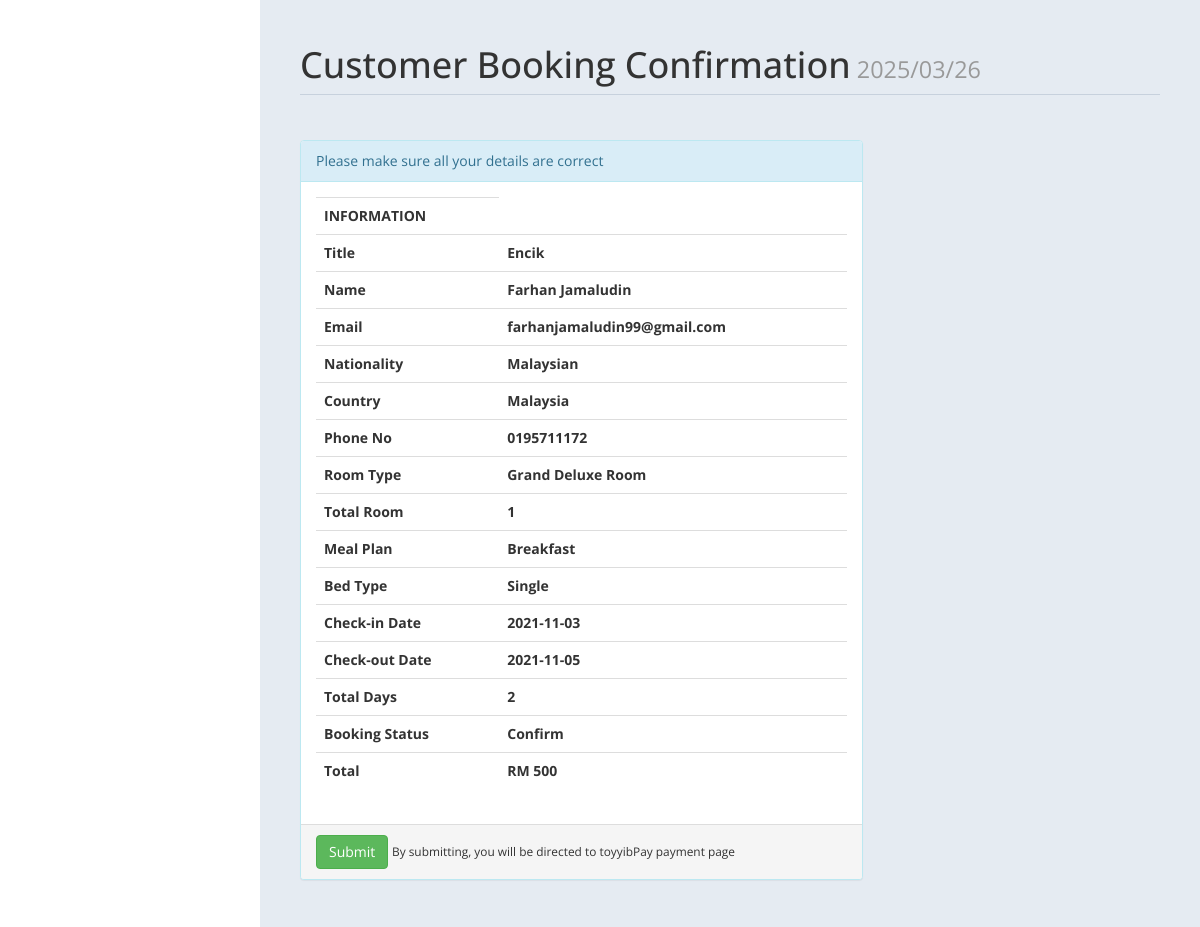
Screenshot of /admin/bookinfo.php?rid=41 (signed in) with the database file from the repository.
### tables this page shows
CREATE TABLE `roombook` (
  `id` int(10) UNSIGNED NOT NULL,
  `Title` varchar(5) DEFAULT NULL,
  `FName` text DEFAULT NULL,
  `LName` text DEFAULT NULL,
  `Email` varchar(50) DEFAULT NULL,
  `National` varchar(30) DEFAULT NULL,
  `Country` varchar(30) DEFAULT NULL,
  `Phone` text DEFAULT NULL,
  `TRoom` varchar(20) DEFAULT NULL,
  `Bed` varchar(10) DEFAULT NULL,
  `NRoom` varchar(2) DEFAULT NULL,
  `Meal` varchar(15) DEFAULT NULL,
  `cin` date DEFAULT NULL,
  `cout` date DEFAULT NULL,
  `stat` varchar(15) DEFAULT NULL,
  `nodays` int(11) DEFAULT NULL
);

### admin/bookinfo.php (the view, shortened to what this page needs)
<?php
if (!isset($_GET["rid"])) {
	header("location:index.php");
} else {
	$curdate = date("Y/m/d");
	include('db.php');
	$id = $_GET['rid'];
	$sql = "Select * from roombook where id = '$id'";
	$re = mysqli_query($con, $sql);
	while ($row = mysqli_fetch_array($re)) {
		$title = $row['Title'];
		$fname = $row['FName'];
		$lname = $row['LName'];
		$email = $row['Email'];
		$nat = $row['National'];
		$country = $row['Country'];
		$Phone = $row['Phone'];
		$troom = $row['TRoom'];
		$nroom = $row['NRoom'];
		$bed = $row['Bed'];
		$meal = $row['Meal'];
		$cin = $row['cin'];
		$cout = $row['cout'];
		$sta = $row['stat'];
		$days = $row['nodays'];
		$select_room = mysqli_query($con, "SELECT * FROM room where type = '$troom' AND bedding='$bed'");
		$res_room = mysqli_fetch_assoc($select_room);
		$ori_price = $res_room['price'];
		if ($ori_price != "" || $ori_price != null) {
			$price = $ori_price * $days * $nroom;
			$price = "RM " . $price;
		} else {
			$price = "Price Not Assign";
		}
	}
}
?>
<!DOCTYPE html>
<html xmlns="http://www.w3.org/1999/xhtml">
<head>
	<link href="assets/css/bootstrap.css" rel="stylesheet" />
	<link href="assets/css/font-awesome.css" rel="stylesheet" />
	<link href="assets/js/morris/morris-0.4.3.min.css" rel="stylesheet" />
	<link href="assets/css/custom-styles.css" rel="stylesheet" />
</head>
<body>
	<div id="page-wrapper">
		<div id="page-inner">
			<div class="row">
				<div class="col-md-12">
					<h1 class="page-header">
						Customer Booking Confirmation<small> <?php echo  $curdate; ?> </small>
					</h1>
				</div>
				<div class="col-md-8 col-sm-8">
					<div class="panel panel-info">
						<div class="panel-heading">
							Please make sure all your details are correct
						</div>
						<div class="panel-body">
							<div class="table-responsive">
								<table class="table">
									<tr>
										<th>INFORMATION</th>
									</tr>
									<tr>
										<th>Title</th>
										<th><?php echo $title; ?> </th>
									</tr>
									<tr>
										<th>Name</th>
										<th><?php echo $fname . " " . $lname; ?> </th>
									</tr>
									<tr>
										<th>Email</th>
										<th><?php echo $email; ?> </th>
									</tr>
									<tr>
										<th>Nationality </th>
										<th><?php echo $nat; ?></th>
									</tr>
									<tr>
										<th>Country </th>
										<th><?php echo $country;  ?></th>
									</tr>
									<tr>
										<th>Phone No </th>
										<th><?php echo $Phone; ?></th>
									</tr>
									<tr>
										<th>Room Type </th>
										<th><?php echo $troom; ?></th>
									</tr>
									<tr>
										<th>Total Room</th>
										<th><?php echo $nroom; ?></th>
									</tr>
									<tr>
										<th>Meal Plan </th>
										<th><?php echo $meal; ?></th>
									</tr>
									<tr>
										<th>Bed Type </th>
										<th><?php echo $bed; ?></th>
									</tr>
									<tr>
										<th>Check-in Date </th>
										<th><?php echo $cin; ?></th>
									</tr>
									<tr>
										<th>Check-out Date</th>
										<th><?php echo $cout; ?></th>
									</tr>
									<tr>
										<th>Total Days</th>
										<th><?php echo $days; ?></th>
									</tr>
									<tr>
										<th>Booking Status</th>
										<th><?php echo $sta; ?></th>
									</tr>
									<tr>
										<th>Total</th>
										<th><?php echo $price; ?></th>
									</tr>
								</table>
							</div>
						</div>
						<div class="panel-footer">
								<input type="submit" name="co" value="Submit" class="btn btn-success"> <small> By submitting, you will be directed to toyyibPay payment page</small>
						</div>
					</div>
				</div>
		</div>
	</div>
	</div>
</body>
</html>

### admin/assets/css/custom-styles.css (style rules this page uses)
body { font-family: 'Open Sans', sans-serif; }
#page-wrapper { padding: 15px 15px; min-height: 600px; background:#E5EBF2; }
#page-inner { width:100%; margin:10px 20px 10px 0px; background-color:transparent; padding:10px; min-height:1200px; }
h1, .h1, h2, .h2, h3, .h3 { margin-top: 7px; margin-bottom: -5px; }
.page-header { padding-bottom: 9px; margin: 10px 0 45px; border-bottom: 1px solid #C7D1DD; }
@media (min-width:768px) { #page-wrapper { margin: 0 0 0 260px; padding: 15px 30px; min-height: 1200px; } }

### rows the page displays
roombook: Title "Encik", FName "Farhan", LName "Jamaludin", Email "farhanjamaludin99@gmail.com", National "Malaysian", Country "Malaysia", Phone "0195711172", TRoom "Grand Deluxe Room", NRoom "1", Meal "Breakfast", Bed "Single", cin "2021-11-03", cout "2021-11-05", nodays "2", stat "Confirm"

### other values shown
$price "RM 500"
